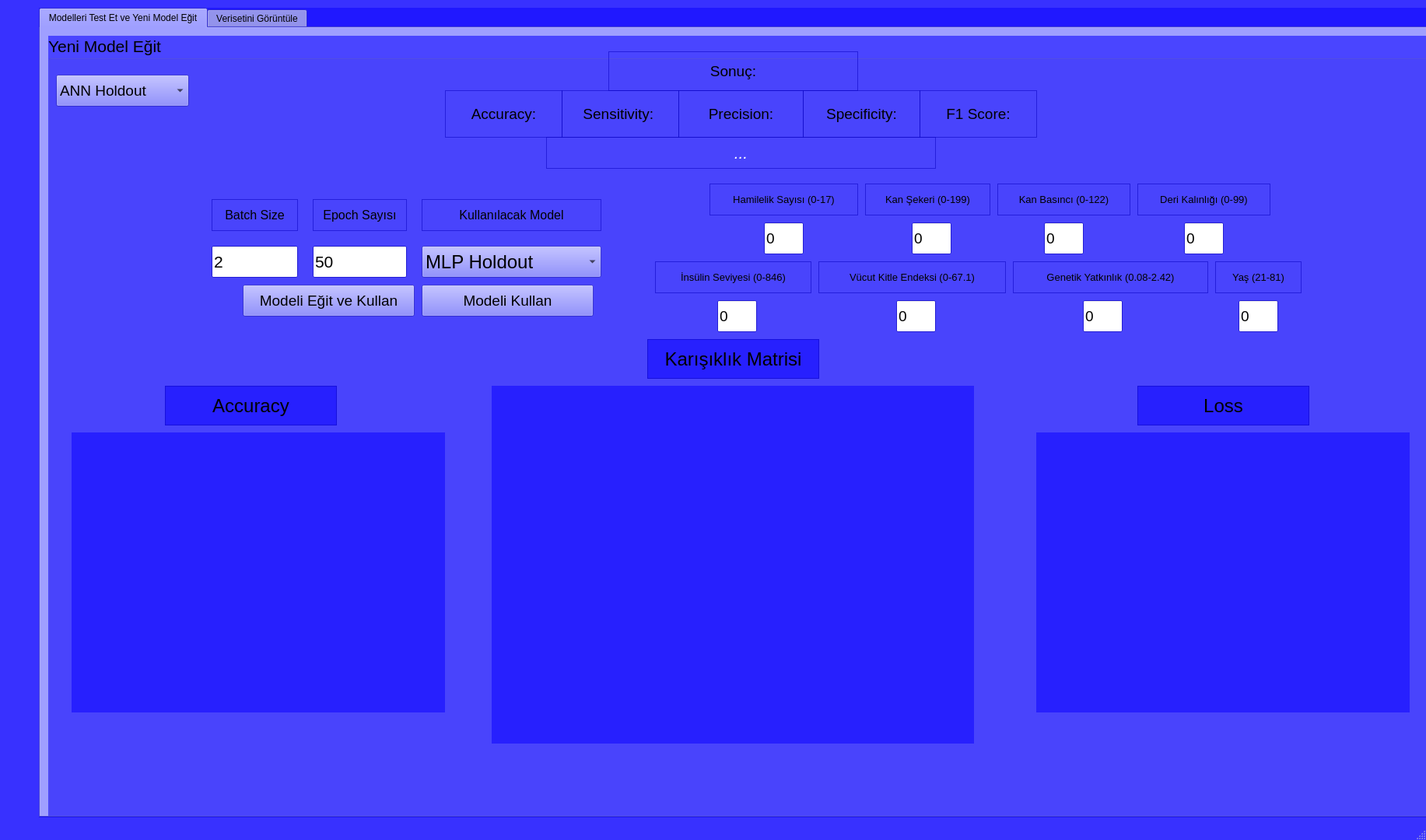
<?xml version="1.0" encoding="UTF-8"?>
<ui version="4.0">
 <class>MainWindow</class>
 <widget class="QMainWindow" name="MainWindow">
  <property name="geometry">
   <rect>
    <x>0</x>
    <y>0</y>
    <width>1833</width>
    <height>1080</height>
   </rect>
  </property>
  <property name="sizePolicy">
   <sizepolicy hsizetype="Expanding" vsizetype="Expanding">
    <horstretch>0</horstretch>
    <verstretch>0</verstretch>
   </sizepolicy>
  </property>
  <property name="palette">
   <palette>
    <active>
     <colorrole role="WindowText">
      <brush brushstyle="SolidPattern">
       <color alpha="255">
        <red>0</red>
        <green>0</green>
        <blue>0</blue>
       </color>
      </brush>
     </colorrole>
     <colorrole role="Button">
      <brush brushstyle="SolidPattern">
       <color alpha="150">
        <red>85</red>
        <green>85</green>
        <blue>255</blue>
       </color>
      </brush>
     </colorrole>
     <colorrole role="Light">
      <brush brushstyle="SolidPattern">
       <color alpha="150">
        <red>125</red>
        <green>134</green>
        <blue>255</blue>
       </color>
      </brush>
     </colorrole>
     <colorrole role="Midlight">
      <brush brushstyle="SolidPattern">
       <color alpha="150">
        <red>125</red>
        <green>134</green>
        <blue>255</blue>
       </color>
      </brush>
     </colorrole>
     <colorrole role="Dark">
      <brush brushstyle="SolidPattern">
       <color alpha="150">
        <red>42</red>
        <green>42</green>
        <blue>127</blue>
       </color>
      </brush>
     </colorrole>
     <colorrole role="Mid">
      <brush brushstyle="SolidPattern">
       <color alpha="150">
        <red>56</red>
        <green>56</green>
        <blue>170</blue>
       </color>
      </brush>
     </colorrole>
     <colorrole role="Text">
      <brush brushstyle="SolidPattern">
       <color alpha="255">
        <red>0</red>
        <green>0</green>
        <blue>0</blue>
       </color>
      </brush>
     </colorrole>
     <colorrole role="BrightText">
      <brush brushstyle="SolidPattern">
       <color alpha="255">
        <red>125</red>
        <green>134</green>
        <blue>255</blue>
       </color>
      </brush>
     </colorrole>
     <colorrole role="ButtonText">
      <brush brushstyle="SolidPattern">
       <color alpha="255">
        <red>0</red>
        <green>0</green>
        <blue>0</blue>
       </color>
      </brush>
     </colorrole>
     <colorrole role="Base">
      <brush brushstyle="SolidPattern">
       <color alpha="255">
        <red>255</red>
        <green>255</green>
        <blue>255</blue>
       </color>
      </brush>
     </colorrole>
     <colorrole role="Window">
      <brush brushstyle="SolidPattern">
       <color alpha="150">
        <red>15</red>
        <green>7</green>
        <blue>255</blue>
       </color>
      </brush>
     </colorrole>
     <colorrole role="Shadow">
      <brush brushstyle="SolidPattern">
       <color alpha="255">
        <red>0</red>
        <green>0</green>
        <blue>0</blue>
       </color>
      </brush>
     </colorrole>
     <colorrole role="AlternateBase">
      <brush brushstyle="SolidPattern">
       <color alpha="202">
        <red>170</red>
        <green>170</green>
        <blue>255</blue>
       </color>
      </brush>
     </colorrole>
     <colorrole role="ToolTipBase">
      <brush brushstyle="SolidPattern">
       <color alpha="255">
        <red>255</red>
        <green>255</green>
        <blue>220</blue>
       </color>
      </brush>
     </colorrole>
     <colorrole role="ToolTipText">
      <brush brushstyle="SolidPattern">
       <color alpha="255">
        <red>0</red>
        <green>0</green>
        <blue>0</blue>
       </color>
      </brush>
     </colorrole>
    </active>
    <inactive>
     <colorrole role="WindowText">
      <brush brushstyle="SolidPattern">
       <color alpha="255">
        <red>0</red>
        <green>0</green>
        <blue>0</blue>
       </color>
      </brush>
     </colorrole>
     <colorrole role="Button">
      <brush brushstyle="SolidPattern">
       <color alpha="150">
        <red>85</red>
        <green>85</green>
        <blue>255</blue>
       </color>
      </brush>
     </colorrole>
     <colorrole role="Light">
      <brush brushstyle="SolidPattern">
       <color alpha="150">
        <red>125</red>
        <green>134</green>
        <blue>255</blue>
       </color>
      </brush>
     </colorrole>
     <colorrole role="Midlight">
      <brush brushstyle="SolidPattern">
       <color alpha="150">
        <red>125</red>
        <green>134</green>
        <blue>255</blue>
       </color>
      </brush>
     </colorrole>
     <colorrole role="Dark">
      <brush brushstyle="SolidPattern">
       <color alpha="150">
        <red>42</red>
        <green>42</green>
        <blue>127</blue>
       </color>
      </brush>
     </colorrole>
     <colorrole role="Mid">
      <brush brushstyle="SolidPattern">
       <color alpha="150">
        <red>56</red>
        <green>56</green>
        <blue>170</blue>
       </color>
      </brush>
     </colorrole>
     <colorrole role="Text">
      <brush brushstyle="SolidPattern">
       <color alpha="255">
        <red>0</red>
        <green>0</green>
        <blue>0</blue>
       </color>
      </brush>
     </colorrole>
     <colorrole role="BrightText">
      <brush brushstyle="SolidPattern">
       <color alpha="255">
        <red>125</red>
        <green>134</green>
        <blue>255</blue>
       </color>
      </brush>
     </colorrole>
     <colorrole role="ButtonText">
      <brush brushstyle="SolidPattern">
       <color alpha="255">
        <red>0</red>
        <green>0</green>
        <blue>0</blue>
       </color>
      </brush>
     </colorrole>
     <colorrole role="Base">
      <brush brushstyle="SolidPattern">
       <color alpha="255">
        <red>255</red>
        <green>255</green>
        <blue>255</blue>
       </color>
      </brush>
     </colorrole>
     <colorrole role="Window">
      <brush brushstyle="SolidPattern">
       <color alpha="150">
        <red>15</red>
        <green>7</green>
        <blue>255</blue>
       </color>
      </brush>
     </colorrole>
     <colorrole role="Shadow">
      <brush brushstyle="SolidPattern">
       <color alpha="255">
        <red>0</red>
        <green>0</green>
        <blue>0</blue>
       </color>
      </brush>
     </colorrole>
     <colorrole role="AlternateBase">
      <brush brushstyle="SolidPattern">
       <color alpha="202">
        <red>170</red>
        <green>170</green>
        <blue>255</blue>
       </color>
      </brush>
     </colorrole>
     <colorrole role="ToolTipBase">
      <brush brushstyle="SolidPattern">
       <color alpha="255">
        <red>255</red>
        <green>255</green>
        <blue>220</blue>
       </color>
      </brush>
     </colorrole>
     <colorrole role="ToolTipText">
      <brush brushstyle="SolidPattern">
       <color alpha="255">
        <red>0</red>
        <green>0</green>
        <blue>0</blue>
       </color>
      </brush>
     </colorrole>
    </inactive>
    <disabled>
     <colorrole role="WindowText">
      <brush brushstyle="SolidPattern">
       <color alpha="150">
        <red>42</red>
        <green>42</green>
        <blue>127</blue>
       </color>
      </brush>
     </colorrole>
     <colorrole role="Button">
      <brush brushstyle="SolidPattern">
       <color alpha="150">
        <red>85</red>
        <green>85</green>
        <blue>255</blue>
       </color>
      </brush>
     </colorrole>
     <colorrole role="Light">
      <brush brushstyle="SolidPattern">
       <color alpha="150">
        <red>125</red>
        <green>134</green>
        <blue>255</blue>
       </color>
      </brush>
     </colorrole>
     <colorrole role="Midlight">
      <brush brushstyle="SolidPattern">
       <color alpha="150">
        <red>125</red>
        <green>134</green>
        <blue>255</blue>
       </color>
      </brush>
     </colorrole>
     <colorrole role="Dark">
      <brush brushstyle="SolidPattern">
       <color alpha="150">
        <red>42</red>
        <green>42</green>
        <blue>127</blue>
       </color>
      </brush>
     </colorrole>
     <colorrole role="Mid">
      <brush brushstyle="SolidPattern">
       <color alpha="150">
        <red>56</red>
        <green>56</green>
        <blue>170</blue>
       </color>
      </brush>
     </colorrole>
     <colorrole role="Text">
      <brush brushstyle="SolidPattern">
       <color alpha="150">
        <red>42</red>
        <green>42</green>
        <blue>127</blue>
       </color>
      </brush>
     </colorrole>
     <colorrole role="BrightText">
      <brush brushstyle="SolidPattern">
       <color alpha="255">
        <red>125</red>
        <green>134</green>
        <blue>255</blue>
       </color>
      </brush>
     </colorrole>
     <colorrole role="ButtonText">
      <brush brushstyle="SolidPattern">
       <color alpha="150">
        <red>42</red>
        <green>42</green>
        <blue>127</blue>
       </color>
      </brush>
     </colorrole>
     <colorrole role="Base">
      <brush brushstyle="SolidPattern">
       <color alpha="150">
        <red>15</red>
        <green>7</green>
        <blue>255</blue>
       </color>
      </brush>
     </colorrole>
     <colorrole role="Window">
      <brush brushstyle="SolidPattern">
       <color alpha="150">
        <red>15</red>
        <green>7</green>
        <blue>255</blue>
       </color>
      </brush>
     </colorrole>
     <colorrole role="Shadow">
      <brush brushstyle="SolidPattern">
       <color alpha="255">
        <red>0</red>
        <green>0</green>
        <blue>0</blue>
       </color>
      </brush>
     </colorrole>
     <colorrole role="AlternateBase">
      <brush brushstyle="SolidPattern">
       <color alpha="150">
        <red>85</red>
        <green>85</green>
        <blue>255</blue>
       </color>
      </brush>
     </colorrole>
     <colorrole role="ToolTipBase">
      <brush brushstyle="SolidPattern">
       <color alpha="255">
        <red>255</red>
        <green>255</green>
        <blue>220</blue>
       </color>
      </brush>
     </colorrole>
     <colorrole role="ToolTipText">
      <brush brushstyle="SolidPattern">
       <color alpha="255">
        <red>0</red>
        <green>0</green>
        <blue>0</blue>
       </color>
      </brush>
     </colorrole>
    </disabled>
   </palette>
  </property>
  <property name="windowTitle">
   <string>Diyabet Tahmini</string>
  </property>
  <property name="autoFillBackground">
   <bool>true</bool>
  </property>
  <widget class="QWidget" name="centralwidget">
   <widget class="QTabWidget" name="tabWidget">
    <property name="geometry">
     <rect>
      <x>50</x>
      <y>10</y>
      <width>1811</width>
      <height>1041</height>
     </rect>
    </property>
    <property name="sizePolicy">
     <sizepolicy hsizetype="Expanding" vsizetype="Expanding">
      <horstretch>0</horstretch>
      <verstretch>0</verstretch>
     </sizepolicy>
    </property>
    <property name="autoFillBackground">
     <bool>true</bool>
    </property>
    <property name="currentIndex">
     <number>0</number>
    </property>
    <widget class="QWidget" name="tab_3">
     <attribute name="title">
      <string>Modelleri Test Et ve Yeni Model Eğit</string>
     </attribute>
     <widget class="QGroupBox" name="groupBox_3">
      <property name="geometry">
       <rect>
        <x>10</x>
        <y>10</y>
        <width>1791</width>
        <height>1031</height>
       </rect>
      </property>
      <property name="sizePolicy">
       <sizepolicy hsizetype="Expanding" vsizetype="Expanding">
        <horstretch>0</horstretch>
        <verstretch>0</verstretch>
       </sizepolicy>
      </property>
      <property name="font">
       <font>
        <pointsize>16</pointsize>
       </font>
      </property>
      <property name="autoFillBackground">
       <bool>true</bool>
      </property>
      <property name="title">
       <string>Yeni Model Eğit</string>
      </property>
      <widget class="QLabel" name="label_14">
       <property name="geometry">
        <rect>
         <x>720</x>
         <y>20</y>
         <width>321</width>
         <height>51</height>
        </rect>
       </property>
       <property name="font">
        <font>
         <pointsize>14</pointsize>
        </font>
       </property>
       <property name="autoFillBackground">
        <bool>false</bool>
       </property>
       <property name="frameShape">
        <enum>QFrame::StyledPanel</enum>
       </property>
       <property name="text">
        <string>Sonuç:</string>
       </property>
       <property name="textFormat">
        <enum>Qt::AutoText</enum>
       </property>
       <property name="alignment">
        <set>Qt::AlignCenter</set>
       </property>
      </widget>
      <widget class="QLabel" name="lblSensitivity">
       <property name="geometry">
        <rect>
         <x>660</x>
         <y>70</y>
         <width>151</width>
         <height>61</height>
        </rect>
       </property>
       <property name="font">
        <font>
         <pointsize>14</pointsize>
        </font>
       </property>
       <property name="autoFillBackground">
        <bool>false</bool>
       </property>
       <property name="frameShape">
        <enum>QFrame::StyledPanel</enum>
       </property>
       <property name="text">
        <string>Sensitivity: </string>
       </property>
       <property name="textFormat">
        <enum>Qt::AutoText</enum>
       </property>
       <property name="alignment">
        <set>Qt::AlignCenter</set>
       </property>
      </widget>
      <widget class="QLineEdit" name="txtEpoch">
       <property name="geometry">
        <rect>
         <x>340</x>
         <y>270</y>
         <width>121</width>
         <height>41</height>
        </rect>
       </property>
       <property name="text">
        <string>50</string>
       </property>
      </widget>
      <widget class="QLabel" name="label_19">
       <property name="geometry">
        <rect>
         <x>340</x>
         <y>210</y>
         <width>121</width>
         <height>41</height>
        </rect>
       </property>
       <property name="font">
        <font>
         <pointsize>12</pointsize>
        </font>
       </property>
       <property name="autoFillBackground">
        <bool>false</bool>
       </property>
       <property name="frameShape">
        <enum>QFrame::StyledPanel</enum>
       </property>
       <property name="text">
        <string>Epoch Sayısı</string>
       </property>
       <property name="textFormat">
        <enum>Qt::AutoText</enum>
       </property>
       <property name="alignment">
        <set>Qt::AlignCenter</set>
       </property>
      </widget>
      <widget class="QLabel" name="label_20">
       <property name="geometry">
        <rect>
         <x>210</x>
         <y>210</y>
         <width>111</width>
         <height>41</height>
        </rect>
       </property>
       <property name="font">
        <font>
         <pointsize>12</pointsize>
        </font>
       </property>
       <property name="autoFillBackground">
        <bool>false</bool>
       </property>
       <property name="frameShape">
        <enum>QFrame::StyledPanel</enum>
       </property>
       <property name="text">
        <string>Batch Size</string>
       </property>
       <property name="textFormat">
        <enum>Qt::AutoText</enum>
       </property>
       <property name="alignment">
        <set>Qt::AlignCenter</set>
       </property>
      </widget>
      <widget class="QLabel" name="lblSpecificity">
       <property name="geometry">
        <rect>
         <x>970</x>
         <y>70</y>
         <width>151</width>
         <height>61</height>
        </rect>
       </property>
       <property name="font">
        <font>
         <pointsize>14</pointsize>
        </font>
       </property>
       <property name="autoFillBackground">
        <bool>false</bool>
       </property>
       <property name="frameShape">
        <enum>QFrame::StyledPanel</enum>
       </property>
       <property name="text">
        <string>Specificity:</string>
       </property>
       <property name="textFormat">
        <enum>Qt::AutoText</enum>
       </property>
       <property name="alignment">
        <set>Qt::AlignCenter</set>
       </property>
      </widget>
      <widget class="QLabel" name="lblPrecision">
       <property name="geometry">
        <rect>
         <x>810</x>
         <y>70</y>
         <width>161</width>
         <height>61</height>
        </rect>
       </property>
       <property name="font">
        <font>
         <pointsize>14</pointsize>
        </font>
       </property>
       <property name="autoFillBackground">
        <bool>false</bool>
       </property>
       <property name="frameShape">
        <enum>QFrame::StyledPanel</enum>
       </property>
       <property name="text">
        <string>Precision:</string>
       </property>
       <property name="textFormat">
        <enum>Qt::AutoText</enum>
       </property>
       <property name="alignment">
        <set>Qt::AlignCenter</set>
       </property>
      </widget>
      <widget class="QLineEdit" name="txtBatch">
       <property name="geometry">
        <rect>
         <x>210</x>
         <y>270</y>
         <width>111</width>
         <height>41</height>
        </rect>
       </property>
       <property name="text">
        <string>2</string>
       </property>
      </widget>
      <widget class="QLabel" name="lblAccuracy">
       <property name="geometry">
        <rect>
         <x>510</x>
         <y>70</y>
         <width>151</width>
         <height>61</height>
        </rect>
       </property>
       <property name="font">
        <font>
         <pointsize>14</pointsize>
        </font>
       </property>
       <property name="autoFillBackground">
        <bool>false</bool>
       </property>
       <property name="frameShape">
        <enum>QFrame::StyledPanel</enum>
       </property>
       <property name="text">
        <string>Accuracy:</string>
       </property>
       <property name="textFormat">
        <enum>Qt::AutoText</enum>
       </property>
       <property name="alignment">
        <set>Qt::AlignCenter</set>
       </property>
      </widget>
      <widget class="QLabel" name="lblF1">
       <property name="geometry">
        <rect>
         <x>1120</x>
         <y>70</y>
         <width>151</width>
         <height>61</height>
        </rect>
       </property>
       <property name="font">
        <font>
         <pointsize>14</pointsize>
        </font>
       </property>
       <property name="autoFillBackground">
        <bool>false</bool>
       </property>
       <property name="frameShape">
        <enum>QFrame::StyledPanel</enum>
       </property>
       <property name="text">
        <string>F1 Score:</string>
       </property>
       <property name="textFormat">
        <enum>Qt::AutoText</enum>
       </property>
       <property name="alignment">
        <set>Qt::AlignCenter</set>
       </property>
      </widget>
      <widget class="QLabel" name="lblError">
       <property name="geometry">
        <rect>
         <x>640</x>
         <y>130</y>
         <width>501</width>
         <height>41</height>
        </rect>
       </property>
       <property name="palette">
        <palette>
         <active>
          <colorrole role="WindowText">
           <brush brushstyle="SolidPattern">
            <color alpha="255">
             <red>255</red>
             <green>255</green>
             <blue>255</blue>
            </color>
           </brush>
          </colorrole>
         </active>
         <inactive>
          <colorrole role="WindowText">
           <brush brushstyle="SolidPattern">
            <color alpha="255">
             <red>255</red>
             <green>255</green>
             <blue>255</blue>
            </color>
           </brush>
          </colorrole>
         </inactive>
         <disabled>
          <colorrole role="WindowText">
           <brush brushstyle="SolidPattern">
            <color alpha="150">
             <red>42</red>
             <green>42</green>
             <blue>127</blue>
            </color>
           </brush>
          </colorrole>
         </disabled>
        </palette>
       </property>
       <property name="font">
        <font>
         <italic>true</italic>
        </font>
       </property>
       <property name="autoFillBackground">
        <bool>false</bool>
       </property>
       <property name="frameShape">
        <enum>QFrame::StyledPanel</enum>
       </property>
       <property name="text">
        <string>...</string>
       </property>
       <property name="textFormat">
        <enum>Qt::AutoText</enum>
       </property>
       <property name="alignment">
        <set>Qt::AlignCenter</set>
       </property>
      </widget>
      <widget class="QComboBox" name="cmbMimari">
       <property name="geometry">
        <rect>
         <x>480</x>
         <y>270</y>
         <width>231</width>
         <height>41</height>
        </rect>
       </property>
       <property name="font">
        <font>
         <pointsize>18</pointsize>
        </font>
       </property>
       <item>
        <property name="text">
         <string>MLP Holdout</string>
        </property>
       </item>
       <item>
        <property name="text">
         <string>MLP K-Fold</string>
        </property>
       </item>
       <item>
        <property name="text">
         <string>KNN Holdout</string>
        </property>
       </item>
       <item>
        <property name="text">
         <string>KNN K-Fold</string>
        </property>
       </item>
       <item>
        <property name="text">
         <string>DTC Holdout</string>
        </property>
       </item>
       <item>
        <property name="text">
         <string>DTC K-Fold</string>
        </property>
       </item>
      </widget>
      <widget class="QLabel" name="label_4">
       <property name="geometry">
        <rect>
         <x>480</x>
         <y>210</y>
         <width>231</width>
         <height>41</height>
        </rect>
       </property>
       <property name="font">
        <font>
         <pointsize>12</pointsize>
        </font>
       </property>
       <property name="frameShape">
        <enum>QFrame::StyledPanel</enum>
       </property>
       <property name="text">
        <string>Kullanılacak Model</string>
       </property>
       <property name="textFormat">
        <enum>Qt::AutoText</enum>
       </property>
       <property name="alignment">
        <set>Qt::AlignCenter</set>
       </property>
      </widget>
      <widget class="QComboBox" name="cmbModel">
       <property name="geometry">
        <rect>
         <x>10</x>
         <y>50</y>
         <width>171</width>
         <height>41</height>
        </rect>
       </property>
       <property name="font">
        <font>
         <pointsize>14</pointsize>
        </font>
       </property>
       <item>
        <property name="text">
         <string>ANN Holdout</string>
        </property>
       </item>
       <item>
        <property name="text">
         <string>ANN K-Fold</string>
        </property>
       </item>
       <item>
        <property name="text">
         <string>KNN Holdout</string>
        </property>
       </item>
       <item>
        <property name="text">
         <string>KNN K-Fold</string>
        </property>
       </item>
       <item>
        <property name="text">
         <string>DTC Holdout</string>
        </property>
       </item>
       <item>
        <property name="text">
         <string>DTC K-Fold</string>
        </property>
       </item>
      </widget>
      <widget class="QPushButton" name="btnModelEgit">
       <property name="geometry">
        <rect>
         <x>250</x>
         <y>320</y>
         <width>221</width>
         <height>41</height>
        </rect>
       </property>
       <property name="font">
        <font>
         <pointsize>14</pointsize>
        </font>
       </property>
       <property name="text">
        <string>Modeli Eğit ve Kullan</string>
       </property>
      </widget>
      <widget class="QPushButton" name="btnModelKullan">
       <property name="geometry">
        <rect>
         <x>480</x>
         <y>320</y>
         <width>221</width>
         <height>41</height>
        </rect>
       </property>
       <property name="font">
        <font>
         <pointsize>14</pointsize>
        </font>
       </property>
       <property name="text">
        <string>Modeli Kullan</string>
       </property>
      </widget>
      <widget class="QLineEdit" name="txtYas">
       <property name="geometry">
        <rect>
         <x>1530</x>
         <y>340</y>
         <width>51</width>
         <height>41</height>
        </rect>
       </property>
       <property name="font">
        <font>
         <pointsize>14</pointsize>
        </font>
       </property>
       <property name="text">
        <string>0</string>
       </property>
      </widget>
      <widget class="QLabel" name="label_5">
       <property name="geometry">
        <rect>
         <x>850</x>
         <y>190</y>
         <width>191</width>
         <height>41</height>
        </rect>
       </property>
       <property name="font">
        <font>
         <pointsize>10</pointsize>
        </font>
       </property>
       <property name="frameShape">
        <enum>QFrame::StyledPanel</enum>
       </property>
       <property name="text">
        <string>Hamilelik Sayısı (0-17)</string>
       </property>
       <property name="textFormat">
        <enum>Qt::AutoText</enum>
       </property>
       <property name="alignment">
        <set>Qt::AlignCenter</set>
       </property>
      </widget>
      <widget class="QLineEdit" name="txtKanSekeri">
       <property name="geometry">
        <rect>
         <x>1110</x>
         <y>240</y>
         <width>51</width>
         <height>41</height>
        </rect>
       </property>
       <property name="font">
        <font>
         <pointsize>14</pointsize>
        </font>
       </property>
       <property name="text">
        <string>0</string>
       </property>
      </widget>
      <widget class="QLineEdit" name="txtKanBasinci">
       <property name="geometry">
        <rect>
         <x>1280</x>
         <y>240</y>
         <width>51</width>
         <height>41</height>
        </rect>
       </property>
       <property name="font">
        <font>
         <pointsize>14</pointsize>
        </font>
       </property>
       <property name="text">
        <string>0</string>
       </property>
      </widget>
      <widget class="QLineEdit" name="txtHamilelik">
       <property name="geometry">
        <rect>
         <x>920</x>
         <y>240</y>
         <width>51</width>
         <height>41</height>
        </rect>
       </property>
       <property name="font">
        <font>
         <pointsize>14</pointsize>
        </font>
       </property>
       <property name="text">
        <string>0</string>
       </property>
      </widget>
      <widget class="QLabel" name="label_10">
       <property name="geometry">
        <rect>
         <x>1500</x>
         <y>290</y>
         <width>111</width>
         <height>41</height>
        </rect>
       </property>
       <property name="font">
        <font>
         <pointsize>10</pointsize>
        </font>
       </property>
       <property name="frameShape">
        <enum>QFrame::StyledPanel</enum>
       </property>
       <property name="text">
        <string>Yaş (21-81)</string>
       </property>
       <property name="textFormat">
        <enum>Qt::AutoText</enum>
       </property>
       <property name="alignment">
        <set>Qt::AlignCenter</set>
       </property>
      </widget>
      <widget class="QLineEdit" name="txtInsulin">
       <property name="geometry">
        <rect>
         <x>860</x>
         <y>340</y>
         <width>51</width>
         <height>41</height>
        </rect>
       </property>
       <property name="font">
        <font>
         <pointsize>14</pointsize>
        </font>
       </property>
       <property name="text">
        <string>0</string>
       </property>
      </widget>
      <widget class="QLabel" name="label_17">
       <property name="geometry">
        <rect>
         <x>990</x>
         <y>290</y>
         <width>241</width>
         <height>41</height>
        </rect>
       </property>
       <property name="font">
        <font>
         <pointsize>10</pointsize>
        </font>
       </property>
       <property name="frameShape">
        <enum>QFrame::StyledPanel</enum>
       </property>
       <property name="text">
        <string>Vücut Kitle Endeksi (0-67.1)</string>
       </property>
       <property name="textFormat">
        <enum>Qt::AutoText</enum>
       </property>
       <property name="alignment">
        <set>Qt::AlignCenter</set>
       </property>
      </widget>
      <widget class="QLabel" name="label_8">
       <property name="geometry">
        <rect>
         <x>1220</x>
         <y>190</y>
         <width>171</width>
         <height>41</height>
        </rect>
       </property>
       <property name="font">
        <font>
         <pointsize>10</pointsize>
        </font>
       </property>
       <property name="frameShape">
        <enum>QFrame::StyledPanel</enum>
       </property>
       <property name="text">
        <string>Kan Basıncı (0-122)</string>
       </property>
       <property name="textFormat">
        <enum>Qt::AutoText</enum>
       </property>
       <property name="alignment">
        <set>Qt::AlignCenter</set>
       </property>
      </widget>
      <widget class="QLabel" name="label_18">
       <property name="geometry">
        <rect>
         <x>1400</x>
         <y>190</y>
         <width>171</width>
         <height>41</height>
        </rect>
       </property>
       <property name="font">
        <font>
         <pointsize>10</pointsize>
        </font>
       </property>
       <property name="frameShape">
        <enum>QFrame::StyledPanel</enum>
       </property>
       <property name="text">
        <string>Deri Kalınlığı (0-99)</string>
       </property>
       <property name="textFormat">
        <enum>Qt::AutoText</enum>
       </property>
       <property name="alignment">
        <set>Qt::AlignCenter</set>
       </property>
      </widget>
      <widget class="QLabel" name="label_7">
       <property name="geometry">
        <rect>
         <x>1050</x>
         <y>190</y>
         <width>161</width>
         <height>41</height>
        </rect>
       </property>
       <property name="font">
        <font>
         <pointsize>10</pointsize>
        </font>
       </property>
       <property name="frameShape">
        <enum>QFrame::StyledPanel</enum>
       </property>
       <property name="text">
        <string>Kan Şekeri (0-199)</string>
       </property>
       <property name="textFormat">
        <enum>Qt::AutoText</enum>
       </property>
       <property name="alignment">
        <set>Qt::AlignCenter</set>
       </property>
      </widget>
      <widget class="QLabel" name="label_16">
       <property name="geometry">
        <rect>
         <x>1240</x>
         <y>290</y>
         <width>251</width>
         <height>41</height>
        </rect>
       </property>
       <property name="font">
        <font>
         <pointsize>10</pointsize>
        </font>
       </property>
       <property name="frameShape">
        <enum>QFrame::StyledPanel</enum>
       </property>
       <property name="text">
        <string>Genetik Yatkınlık (0.08-2.42)</string>
       </property>
       <property name="textFormat">
        <enum>Qt::AutoText</enum>
       </property>
       <property name="alignment">
        <set>Qt::AlignCenter</set>
       </property>
      </widget>
      <widget class="QLineEdit" name="txtDeri">
       <property name="geometry">
        <rect>
         <x>1460</x>
         <y>240</y>
         <width>51</width>
         <height>41</height>
        </rect>
       </property>
       <property name="font">
        <font>
         <pointsize>14</pointsize>
        </font>
       </property>
       <property name="text">
        <string>0</string>
       </property>
      </widget>
      <widget class="QLabel" name="label_9">
       <property name="geometry">
        <rect>
         <x>780</x>
         <y>290</y>
         <width>201</width>
         <height>41</height>
        </rect>
       </property>
       <property name="font">
        <font>
         <pointsize>10</pointsize>
        </font>
       </property>
       <property name="frameShape">
        <enum>QFrame::StyledPanel</enum>
       </property>
       <property name="text">
        <string>İnsülin Seviyesi (0-846)</string>
       </property>
       <property name="textFormat">
        <enum>Qt::AutoText</enum>
       </property>
       <property name="alignment">
        <set>Qt::AlignCenter</set>
       </property>
      </widget>
      <widget class="QLineEdit" name="txtVucutKitle">
       <property name="geometry">
        <rect>
         <x>1090</x>
         <y>340</y>
         <width>51</width>
         <height>41</height>
        </rect>
       </property>
       <property name="font">
        <font>
         <pointsize>14</pointsize>
        </font>
       </property>
       <property name="text">
        <string>0</string>
       </property>
      </widget>
      <widget class="QLineEdit" name="txtGenetik">
       <property name="geometry">
        <rect>
         <x>1330</x>
         <y>340</y>
         <width>51</width>
         <height>41</height>
        </rect>
       </property>
       <property name="font">
        <font>
         <pointsize>14</pointsize>
        </font>
       </property>
       <property name="text">
        <string>0</string>
       </property>
      </widget>
      <widget class="QLabel" name="label_13">
       <property name="geometry">
        <rect>
         <x>770</x>
         <y>390</y>
         <width>221</width>
         <height>51</height>
        </rect>
       </property>
       <property name="font">
        <font>
         <pointsize>18</pointsize>
        </font>
       </property>
       <property name="autoFillBackground">
        <bool>true</bool>
       </property>
       <property name="frameShape">
        <enum>QFrame::StyledPanel</enum>
       </property>
       <property name="text">
        <string>Karışıklık Matrisi</string>
       </property>
       <property name="textFormat">
        <enum>Qt::AutoText</enum>
       </property>
       <property name="alignment">
        <set>Qt::AlignCenter</set>
       </property>
      </widget>
      <widget class="QLabel" name="imCM">
       <property name="geometry">
        <rect>
         <x>570</x>
         <y>450</y>
         <width>620</width>
         <height>460</height>
        </rect>
       </property>
       <property name="autoFillBackground">
        <bool>true</bool>
       </property>
       <property name="text">
        <string/>
       </property>
      </widget>
      <widget class="QLabel" name="label_15">
       <property name="geometry">
        <rect>
         <x>1400</x>
         <y>450</y>
         <width>221</width>
         <height>51</height>
        </rect>
       </property>
       <property name="font">
        <font>
         <pointsize>18</pointsize>
        </font>
       </property>
       <property name="autoFillBackground">
        <bool>true</bool>
       </property>
       <property name="frameShape">
        <enum>QFrame::StyledPanel</enum>
       </property>
       <property name="text">
        <string>Loss</string>
       </property>
       <property name="textFormat">
        <enum>Qt::AutoText</enum>
       </property>
       <property name="alignment">
        <set>Qt::AlignCenter</set>
       </property>
      </widget>
      <widget class="QLabel" name="imAccuracy">
       <property name="geometry">
        <rect>
         <x>30</x>
         <y>510</y>
         <width>480</width>
         <height>360</height>
        </rect>
       </property>
       <property name="autoFillBackground">
        <bool>true</bool>
       </property>
       <property name="text">
        <string/>
       </property>
      </widget>
      <widget class="QLabel" name="imLoss">
       <property name="geometry">
        <rect>
         <x>1270</x>
         <y>510</y>
         <width>480</width>
         <height>360</height>
        </rect>
       </property>
       <property name="autoFillBackground">
        <bool>true</bool>
       </property>
       <property name="text">
        <string/>
       </property>
      </widget>
      <widget class="QLabel" name="label_12">
       <property name="geometry">
        <rect>
         <x>150</x>
         <y>450</y>
         <width>221</width>
         <height>51</height>
        </rect>
       </property>
       <property name="font">
        <font>
         <pointsize>18</pointsize>
        </font>
       </property>
       <property name="autoFillBackground">
        <bool>true</bool>
       </property>
       <property name="frameShape">
        <enum>QFrame::StyledPanel</enum>
       </property>
       <property name="text">
        <string>Accuracy</string>
       </property>
       <property name="textFormat">
        <enum>Qt::AutoText</enum>
       </property>
       <property name="alignment">
        <set>Qt::AlignCenter</set>
       </property>
      </widget>
     </widget>
    </widget>
    <widget class="QWidget" name="tab_5">
     <attribute name="title">
      <string>Verisetini Görüntüle</string>
     </attribute>
     <widget class="QGroupBox" name="groupBox_2">
      <property name="geometry">
       <rect>
        <x>10</x>
        <y>10</y>
        <width>1771</width>
        <height>971</height>
       </rect>
      </property>
      <property name="autoFillBackground">
       <bool>true</bool>
      </property>
      <property name="title">
       <string>GroupBox</string>
      </property>
      <widget class="QLabel" name="imAccuracy_5">
       <property name="geometry">
        <rect>
         <x>1260</x>
         <y>70</y>
         <width>480</width>
         <height>360</height>
        </rect>
       </property>
       <property name="autoFillBackground">
        <bool>true</bool>
       </property>
       <property name="text">
        <string/>
       </property>
      </widget>
      <widget class="QLabel" name="label_26">
       <property name="geometry">
        <rect>
         <x>1410</x>
         <y>470</y>
         <width>181</width>
         <height>41</height>
        </rect>
       </property>
       <property name="font">
        <font>
         <pointsize>18</pointsize>
        </font>
       </property>
       <property name="autoFillBackground">
        <bool>true</bool>
       </property>
       <property name="frameShape">
        <enum>QFrame::StyledPanel</enum>
       </property>
       <property name="text">
        <string>Eğitim Verileri</string>
       </property>
       <property name="textFormat">
        <enum>Qt::AutoText</enum>
       </property>
       <property name="alignment">
        <set>Qt::AlignCenter</set>
       </property>
      </widget>
      <widget class="QLabel" name="label_2">
       <property name="geometry">
        <rect>
         <x>790</x>
         <y>20</y>
         <width>171</width>
         <height>41</height>
        </rect>
       </property>
       <property name="font">
        <font>
         <pointsize>18</pointsize>
        </font>
       </property>
       <property name="autoFillBackground">
        <bool>true</bool>
       </property>
       <property name="frameShape">
        <enum>QFrame::StyledPanel</enum>
       </property>
       <property name="text">
        <string>Eğitim Verileri</string>
       </property>
       <property name="textFormat">
        <enum>Qt::AutoText</enum>
       </property>
       <property name="alignment">
        <set>Qt::AlignCenter</set>
       </property>
      </widget>
      <widget class="QTableWidget" name="tblTest">
       <property name="geometry">
        <rect>
         <x>530</x>
         <y>530</y>
         <width>701</width>
         <height>341</height>
        </rect>
       </property>
       <property name="autoFillBackground">
        <bool>true</bool>
       </property>
      </widget>
      <widget class="QLabel" name="imAccuracy_3">
       <property name="geometry">
        <rect>
         <x>20</x>
         <y>520</y>
         <width>480</width>
         <height>359</height>
        </rect>
       </property>
       <property name="autoFillBackground">
        <bool>true</bool>
       </property>
       <property name="text">
        <string/>
       </property>
      </widget>
      <widget class="QTableWidget" name="tblEgitim">
       <property name="geometry">
        <rect>
         <x>530</x>
         <y>80</y>
         <width>701</width>
         <height>341</height>
        </rect>
       </property>
       <property name="autoFillBackground">
        <bool>true</bool>
       </property>
      </widget>
      <widget class="QLabel" name="label_22">
       <property name="geometry">
        <rect>
         <x>1410</x>
         <y>20</y>
         <width>181</width>
         <height>41</height>
        </rect>
       </property>
       <property name="font">
        <font>
         <pointsize>18</pointsize>
        </font>
       </property>
       <property name="autoFillBackground">
        <bool>true</bool>
       </property>
       <property name="frameShape">
        <enum>QFrame::StyledPanel</enum>
       </property>
       <property name="text">
        <string>Eğitim Verileri</string>
       </property>
       <property name="textFormat">
        <enum>Qt::AutoText</enum>
       </property>
       <property name="alignment">
        <set>Qt::AlignCenter</set>
       </property>
      </widget>
      <widget class="QLabel" name="imAccuracy_4">
       <property name="geometry">
        <rect>
         <x>1260</x>
         <y>520</y>
         <width>480</width>
         <height>360</height>
        </rect>
       </property>
       <property name="autoFillBackground">
        <bool>true</bool>
       </property>
       <property name="text">
        <string/>
       </property>
      </widget>
      <widget class="QLabel" name="label_25">
       <property name="geometry">
        <rect>
         <x>160</x>
         <y>470</y>
         <width>171</width>
         <height>41</height>
        </rect>
       </property>
       <property name="font">
        <font>
         <pointsize>18</pointsize>
        </font>
       </property>
       <property name="autoFillBackground">
        <bool>true</bool>
       </property>
       <property name="frameShape">
        <enum>QFrame::StyledPanel</enum>
       </property>
       <property name="text">
        <string>Eğitim Verileri</string>
       </property>
       <property name="textFormat">
        <enum>Qt::AutoText</enum>
       </property>
       <property name="alignment">
        <set>Qt::AlignCenter</set>
       </property>
      </widget>
      <widget class="QLabel" name="imAccuracy_2">
       <property name="geometry">
        <rect>
         <x>20</x>
         <y>70</y>
         <width>480</width>
         <height>360</height>
        </rect>
       </property>
       <property name="autoFillBackground">
        <bool>true</bool>
       </property>
       <property name="text">
        <string/>
       </property>
      </widget>
      <widget class="QLabel" name="label_11">
       <property name="geometry">
        <rect>
         <x>800</x>
         <y>470</y>
         <width>161</width>
         <height>41</height>
        </rect>
       </property>
       <property name="font">
        <font>
         <pointsize>18</pointsize>
        </font>
       </property>
       <property name="autoFillBackground">
        <bool>true</bool>
       </property>
       <property name="frameShape">
        <enum>QFrame::StyledPanel</enum>
       </property>
       <property name="text">
        <string>Test Verileri</string>
       </property>
       <property name="textFormat">
        <enum>Qt::AutoText</enum>
       </property>
       <property name="alignment">
        <set>Qt::AlignCenter</set>
       </property>
      </widget>
      <widget class="QLabel" name="label_21">
       <property name="geometry">
        <rect>
         <x>170</x>
         <y>20</y>
         <width>171</width>
         <height>41</height>
        </rect>
       </property>
       <property name="font">
        <font>
         <pointsize>18</pointsize>
        </font>
       </property>
       <property name="autoFillBackground">
        <bool>true</bool>
       </property>
       <property name="frameShape">
        <enum>QFrame::StyledPanel</enum>
       </property>
       <property name="text">
        <string>Eğitim Verileri</string>
       </property>
       <property name="textFormat">
        <enum>Qt::AutoText</enum>
       </property>
       <property name="alignment">
        <set>Qt::AlignCenter</set>
       </property>
      </widget>
     </widget>
    </widget>
   </widget>
  </widget>
  <widget class="QStatusBar" name="statusbar"/>
 </widget>
 <resources/>
 <connections/>
</ui>
